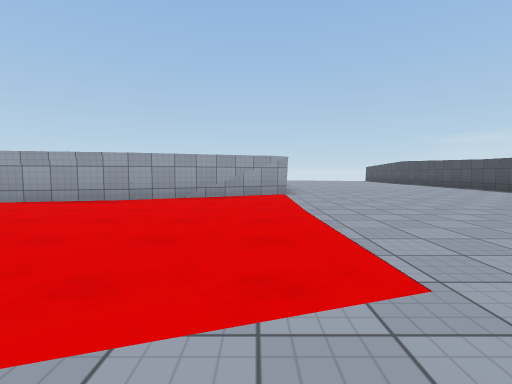
View 1 (above)

22 first-person views from a walk through a 3-D level made in the Unity game engine. The camera is 1.2 m above the floor, tilts 4° down and sees 85° across. The floor is counted in squares, 2 m on a side. Each view is taken from the middle of a square. On the plan, view 1 faces up. The plan holds only what a view shows up to about 9 squares ahead; the rest is blank. The place goes on beyond the plan. Surface patterns are stand-ins for the level's own textures.

View 2
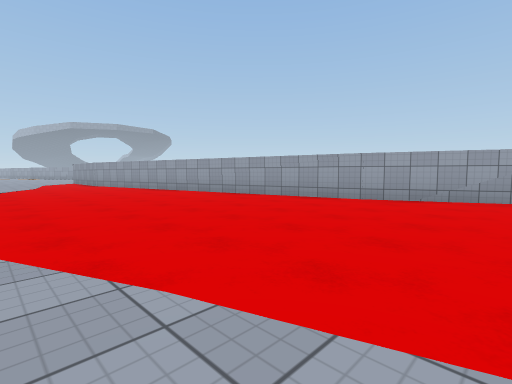

View 3
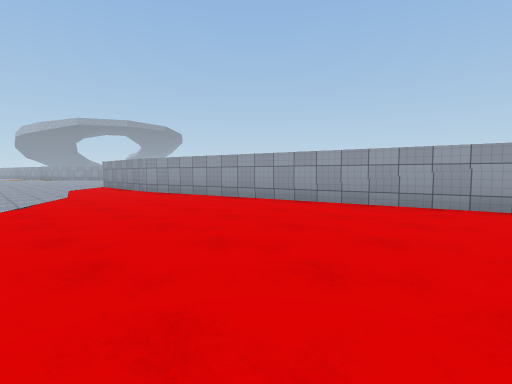

View 4
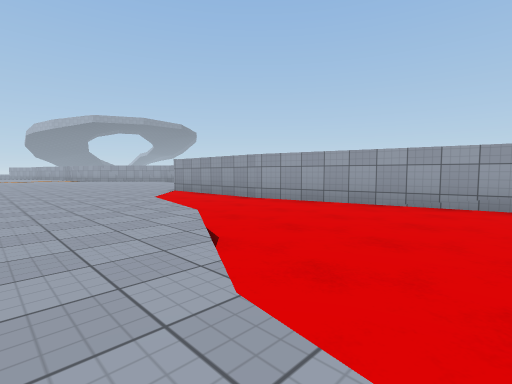

View 5
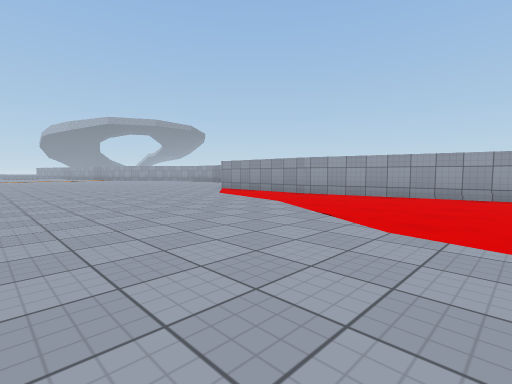

View 6
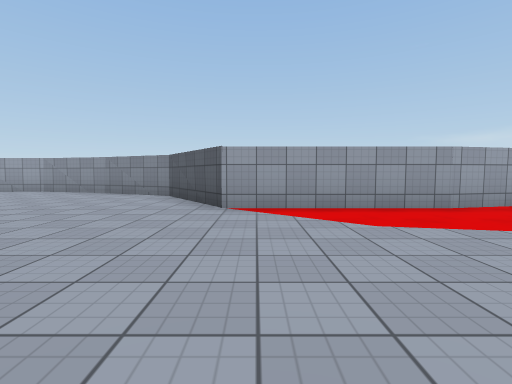

View 7
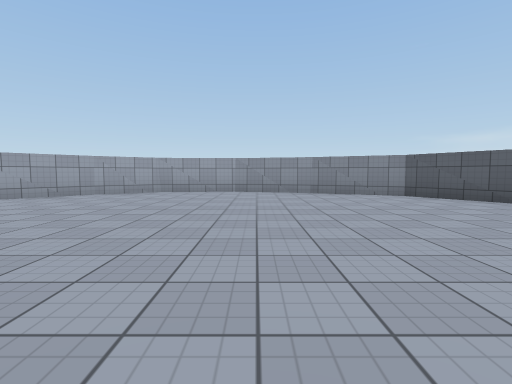

View 8
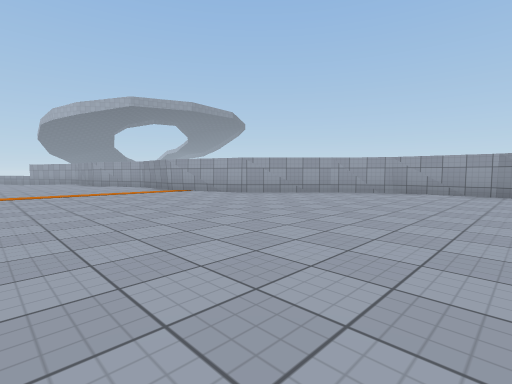

View 9
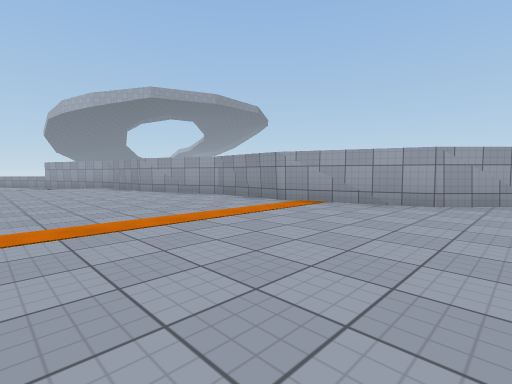

View 10
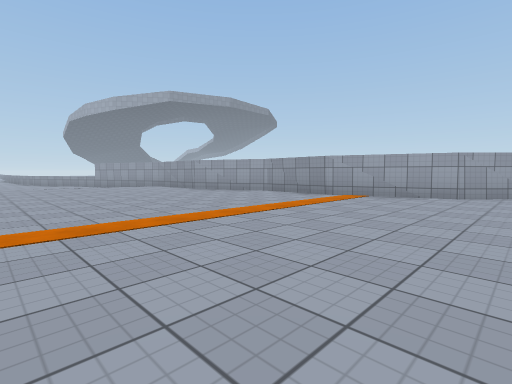

View 11
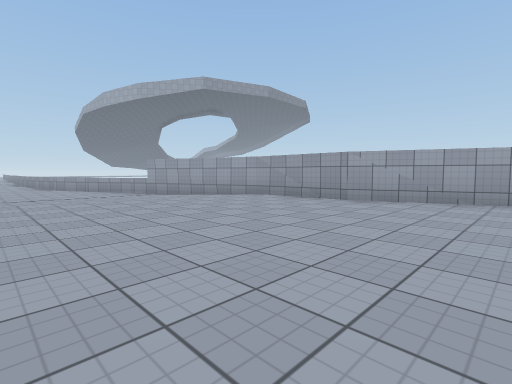

View 12
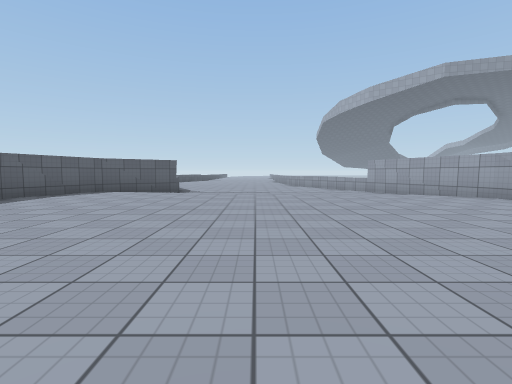

View 13
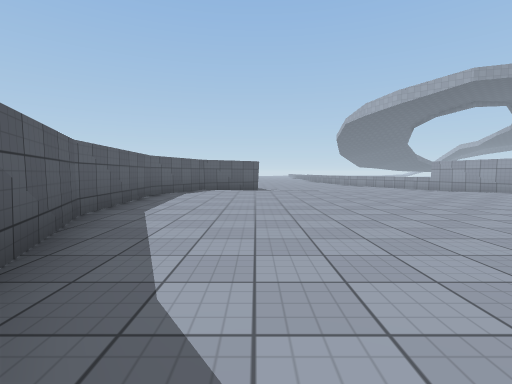

View 14
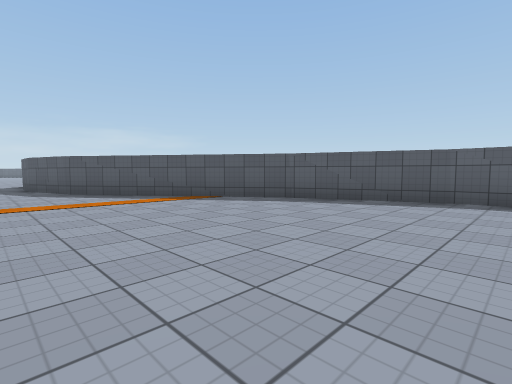

View 15
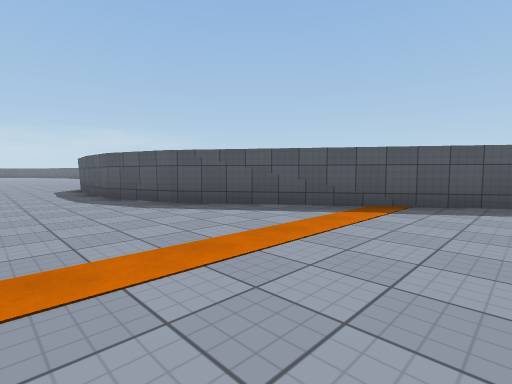

View 16
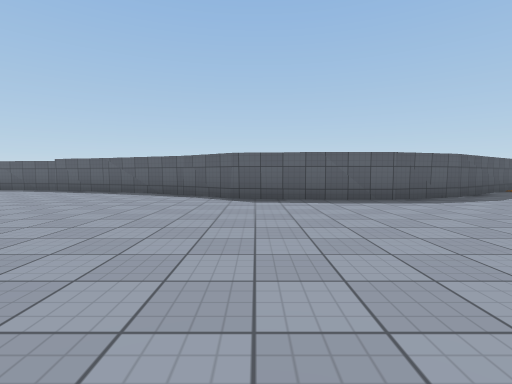

View 17
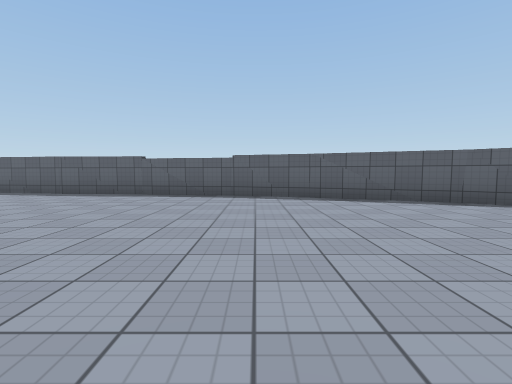

View 18
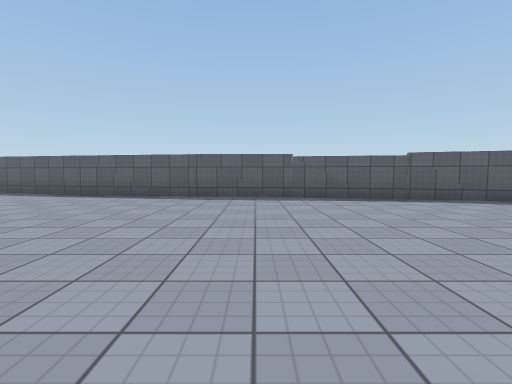

View 19
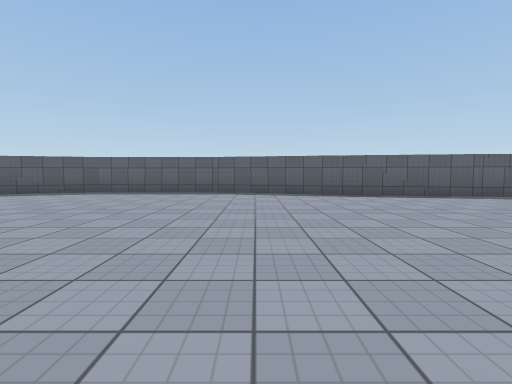

View 20
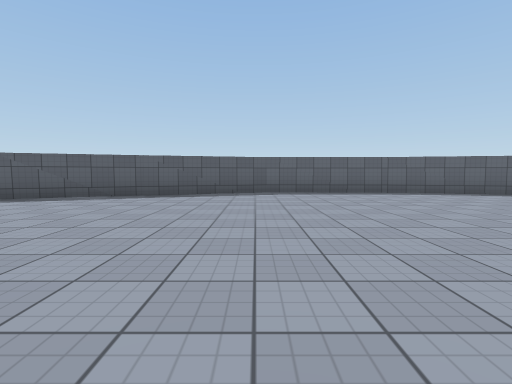

View 21
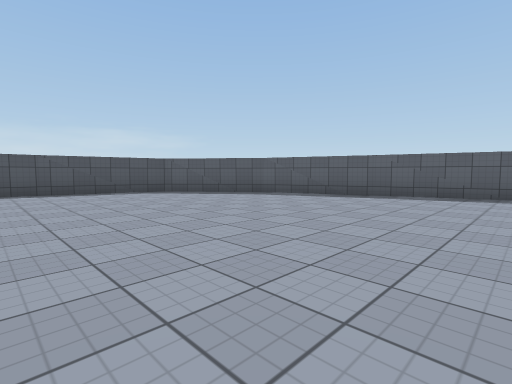

View 22
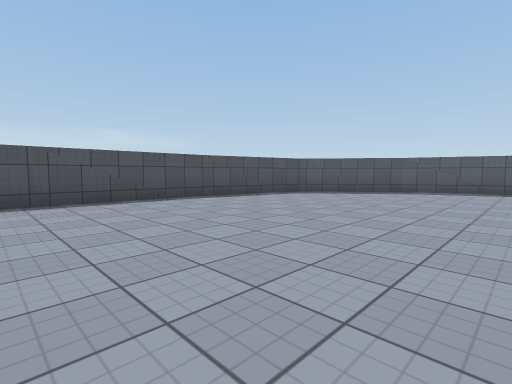

### Floor plan
Points are (right, up) in squares from view 1. A wall is a line through its corners. A room is listed if a view was taken in it or the views show most of it. See-through windows are left out.
Room 1 (views 1, 2, 3, 4, 5, 6, 7, 8, 9, 10, 11, 12, 13, 14, 15, 16, 17, 18, 19, 20, 21, 22)
walls: (-13.6, 3.7) (-17.5, 3.7) (-19.2, 6.1) (-21.4, 7.2); (-13.2, -6.7) (-11.5, -6.9); (-11.5, -6.8) (-4.7, -8.2); (-16.5, -6.2) (-11.8, -7); (-18.3, -5.6) (-16.3, -6.3); (-21.1, -4.5) (-18.2, -5.7); (-21.3, 7.1) (-23.6, 7.8) (-26, 7.5) (-27.4, 6.5); (-2.7, 6.1) (-13.8, 3.7); (-24.5, -3.1) (-22.5, -3.4) (-21, -4.5); (-4.8, -8.3) (-1.3, -8.3) (5, -6.4); (-26.2, -3.1) (-24.3, -3.1); (-27.3, 6.6) (-29.2, 4.7) (-32, 3.6); (0.9, 7.8) (-2.8, 6.1); (-31.9, 3.7) (-34.3, 3.7) (-36.9, 2.7) (-39.5, 2.6) (-41.5, 1.9); (4.9, -6.2) (7.3, -4.2) (8, -1); (8, -1.1) (8.1, 2.9); (-33, -7.3) (-27.8, -3.7) (-26, -3.1); (7.9, 8.6) (7.9, 9.1); (-41.6, -7.9) (-39.3, -8.8) (-35.8, -8.5) (-32.9, -7.2)

Where each view was taken, in squares from view 1:
view 1: 0 up, 0 right, facing up
view 2: 0 up, 0 right, facing up-left
view 3: 0 up, 5 left, facing up-left
view 4: 1 down, 9 left, facing up-left
view 5: 3 down, 9 left, facing up-left
view 6: 1 down, 17 left, facing up
view 7: 1 down, 23 left, facing up
view 8: 1 down, 23 left, facing up-left
view 9: 1 down, 28 left, facing up-left
view 10: 3 down, 28 left, facing up-left
view 11: 3 down, 34 left, facing up-left
view 12: 3 down, 33 left, facing left
view 13: 6 down, 32 left, facing left
view 14: 2 down, 37 left, facing down-right
view 15: 1 down, 33 left, facing down-right
view 16: 3 up, 23 left, facing down
view 17: 1 up, 17 left, facing down
view 18: 0 up, 13 left, facing down
view 19: 0 up, 6 left, facing down
view 20: 0 up, 1 left, facing down
view 21: 0 up, 1 left, facing down-right
view 22: 3 up, 2 right, facing down-right
